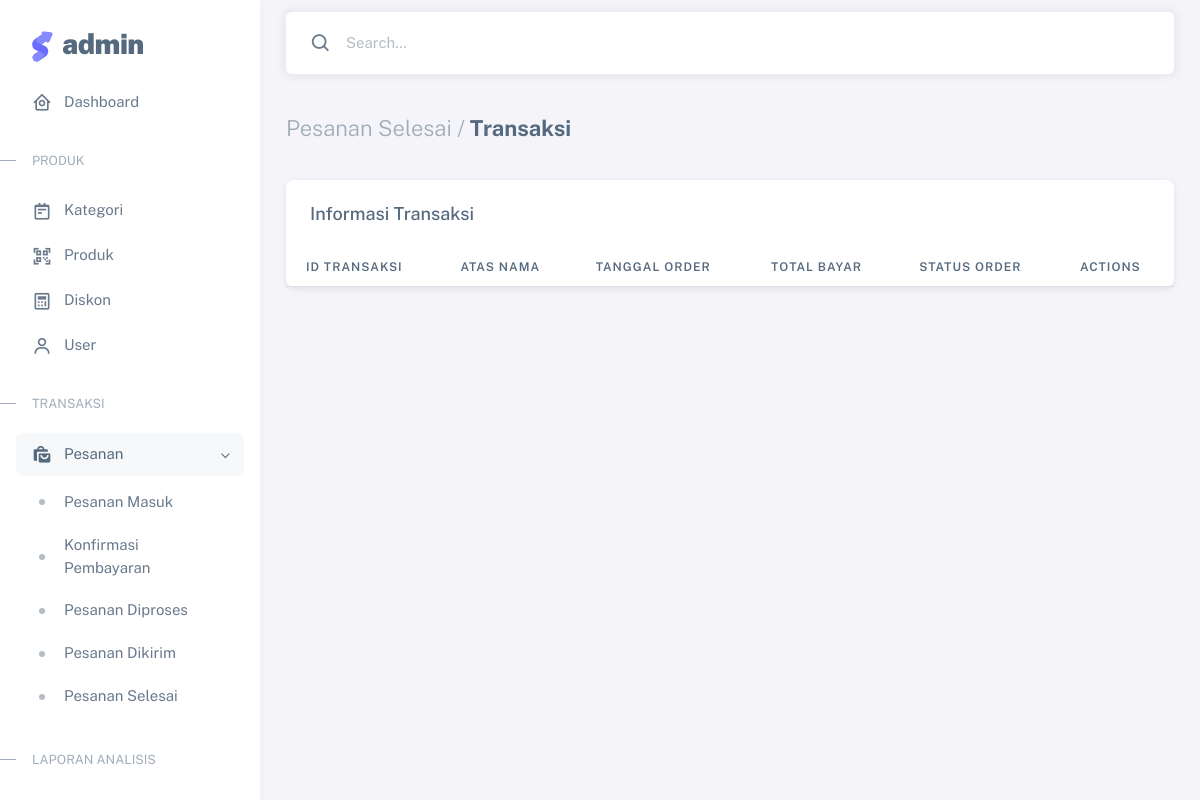
The page /Admin/cTransaksi/pesanan_selesai (signed in) on the database as committed earlier.
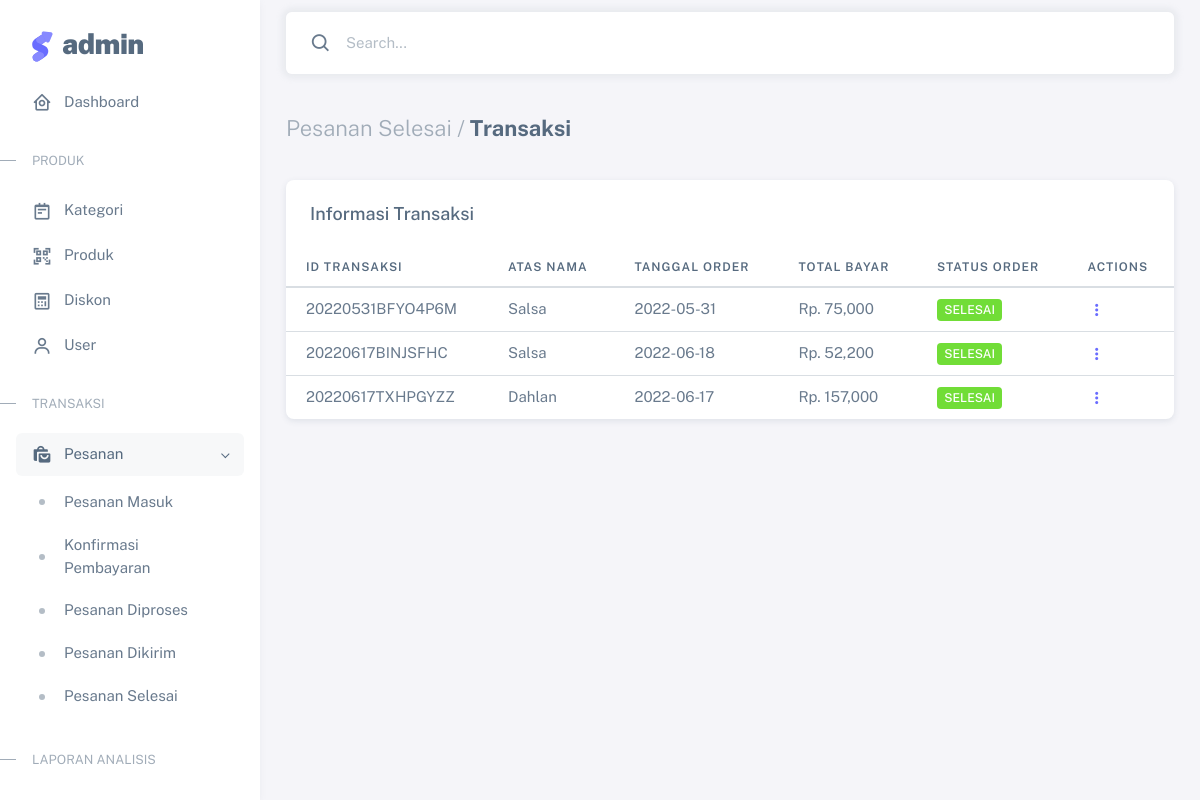
The same page on the database as committed later.
### tables this page shows
CREATE TABLE `transaksi` (
  `id_transaksi` varchar(30) NOT NULL,
  `id_pelanggan` int(11) NOT NULL,
  `tgl_transaksi` varchar(15) NOT NULL,
  `total_bayar` varchar(15) NOT NULL,
  `status_order` int(11) NOT NULL,
  `bukti_pembayaran` text NOT NULL
);

CREATE TABLE `pelanggan` (
  `id_pelanggan` int(11) NOT NULL,
  `nm_pel` varchar(125) NOT NULL,
  `alamat` text NOT NULL,
  `no_tlpon` varchar(15) NOT NULL,
  `username` varchar(125) NOT NULL,
  `password` varchar(125) NOT NULL,
  `level_member` int(11) NOT NULL,
  `point` int(11) NOT NULL
);

### application/controllers/Admin/cTransaksi.php (called while the page is built, shortened)
<?php
class cTransaksi extends CI_Controller
{
    public function __construct()
    {
        $this->load->model('Admin/mTransaksi');
    }
    public function pesanan_selesai()
    {
        $data = array(
            'transaksi' => $this->mTransaksi->transaksi()
        );
        $this->load->view('Admin/Layout/head');
        $this->load->view('Admin/Layout/aside');
        $this->load->view('Admin/Layout/navbar');
        $this->load->view('Admin/Transaksi/pesanan_selesai', $data);
        $this->load->view('Admin/Layout/footer');
    }
}

### index.php (called while the page is built, shortened)
<?php
require_once BASEPATH.'core/CodeIgniter.php';

### application/models/Admin/mTransaksi.php (called while the page is built, shortened)
<?php
class mTransaksi extends CI_Model
{
    public function transaksi()
    {
        $data['pesanan_masuk'] = $this->db->query("SELECT * FROM `transaksi` JOIN pelanggan ON transaksi.id_pelanggan = pelanggan.id_pelanggan WHERE status_order='0'")->result();
        $data['konfirmasi'] = $this->db->query("SELECT * FROM `transaksi` JOIN pelanggan ON transaksi.id_pelanggan = pelanggan.id_pelanggan WHERE status_order='1'")->result();
        $data['diproses'] = $this->db->query("SELECT * FROM `transaksi` JOIN pelanggan ON transaksi.id_pelanggan = pelanggan.id_pelanggan WHERE status_order='2'")->result();
        $data['dikirim'] = $this->db->query("SELECT * FROM `transaksi` JOIN pelanggan ON transaksi.id_pelanggan = pelanggan.id_pelanggan WHERE status_order='3'")->result();
        $data['selesai'] = $this->db->query("SELECT * FROM `transaksi` JOIN pelanggan ON transaksi.id_pelanggan = pelanggan.id_pelanggan WHERE status_order='4'")->result();
        return $data;
    }
}

### application/views/Admin/Transaksi/pesanan_selesai.php (the view, shortened to what this page needs)
<div class="content-wrapper">
    <div class="container-xxl flex-grow-1 container-p-y">
        <h4 class="fw-bold py-3 mb-4"><span class="text-muted fw-light">Pesanan Selesai /</span> Transaksi</h4>
        <div class="row">
            <div class="col-lg-12">
                <div class="card">
                    <h5 class="card-header">Informasi Transaksi</h5>
                    <div class="table-responsive text-nowrap">
                        <table id="myTable" class="table ">
                            <thead>
                                <tr>
                                    <th>Id Transaksi </th>
                                    <th>Atas Nama</th>
                                    <th>Tanggal Order</th>
                                    <th>Total Bayar</th>
                                    <th>Status Order</th>
                                    <th>Actions</th>
                                </tr>
                            </thead>
                            <tbody class="table-border-bottom-0">
                                <?php
                                foreach ($transaksi['selesai'] as $key => $value) {
                                ?>
                                    <tr>
                                        <td><?= $value->id_transaksi ?></td>
                                        <td><?= $value->nm_pel ?></td>
                                        <td><?= $value->tgl_transaksi ?></td>
                                        <td>Rp. <?= number_format($value->total_bayar)  ?></td>
                                        <td><span class="badge bg-success">Selesai</span></td>
                                        <td><a href="<?= base_url('Admin/cTransaksi/detail_pesanan/' . $value->id_transaksi) ?>"> <i class="bx bx-dots-vertical-rounded"></i></a></td>
                                    </tr>
                                <?php
                                }
                                ?>
                            </tbody>
                        </table>
                    </div>
                </div>
            </div>
        </div>
    </div>

### application/views/Admin/Layout/head.php (shortened to what this page needs)
<!DOCTYPE html>
<html
  lang="en"
  class="light-style layout-menu-fixed"
  dir="ltr"
  data-theme="theme-default"
  data-assets-path="../assets/"
  data-template="vertical-menu-template-free"
>
  <head>
    <link rel="stylesheet" href="<?= base_url('asset/sneat/') ?>assets/vendor/fonts/boxicons.css" />
    <link rel="stylesheet" href="<?= base_url('asset/sneat/') ?>assets/vendor/css/core.css" class="template-customizer-core-css" />
    <link rel="stylesheet" href="<?= base_url('asset/sneat/') ?>assets/vendor/css/theme-default.css" class="template-customizer-theme-css" />
    <link rel="stylesheet" href="<?= base_url('asset/sneat/') ?>assets/css/demo.css" />
    <link rel="stylesheet" href="<?= base_url('asset/sneat/') ?>assets/vendor/libs/perfect-scrollbar/perfect-scrollbar.css" />
    <link rel="stylesheet" href="<?= base_url('asset/sneat/') ?>assets/vendor/libs/apex-charts/apex-charts.css" />
    <link rel="stylesheet" type="text/css" href="https://cdn.datatables.net/1.12.0/css/jquery.dataTables.css">
  </head>

### application/views/Admin/Layout/aside.php (shortened to what this page needs)
<body>
    <div class="layout-wrapper layout-content-navbar">
        <div class="layout-container">
            <aside id="layout-menu" class="layout-menu menu-vertical menu bg-menu-theme">
                <div class="app-brand demo">
                    <a href="index.html" class="app-brand-link">
                        <span class="app-brand-logo demo">
                        </span>
                        <span class="app-brand-text demo menu-text fw-bolder ms-2">Admin</span>
                    </a>
                </div>
                <ul class="menu-inner py-1">
                    <li class="menu-item <?php if ($this->uri->segment(1) == 'Admin' && $this->uri->segment(2) == 'cDashboard') {
                                                echo 'active';
                                            }  ?>">
                        <a href="<?= base_url('Admin/cDashboard') ?>" class="menu-link">
                            <i class="menu-icon tf-icons bx bx-home-circle"></i>
                            <div data-i18n="Analytics">Dashboard</div>
                        </a>
                    </li>
                    <li class="menu-header small text-uppercase">
                        <span class="menu-header-text">Produk</span>
                    </li>
                    <li class="menu-item <?php if ($this->uri->segment(1) == 'Admin' && $this->uri->segment(2) == 'cKategori') {
                                                echo 'active';
                                            }  ?>">
                        <a href="<?= base_url('Admin/cKategori') ?>" class="menu-link">
                            <i class="menu-icon tf-icons bx bx-notepad"></i>
                            <div data-i18n="Basic">Kategori</div>
                        </a>
                    </li>
                    <li class="menu-item <?php if ($this->uri->segment(1) == 'Admin' && $this->uri->segment(2) == 'cProduk') {
                                                echo 'active';
                                            }  ?>">
                        <a href="<?= base_url('Admin/cProduk') ?>" class="menu-link">
                            <i class="menu-icon tf-icons bx bx-qr-scan"></i>
                            <div data-i18n="Basic">Produk</div>
                        </a>
                    </li>
                    <li class="menu-item <?php if ($this->uri->segment(1) == 'Admin' && $this->uri->segment(2) == 'cDiskon') {
                                                echo 'active';
                                            }  ?>">
                        <a href="<?= base_url('Admin/cDiskon') ?>" class="menu-link">
                            <i class="menu-icon tf-icons bx bx-calculator"></i>
                            <div data-i18n="Basic">Diskon</div>
                        </a>
                    </li>
                    <li class="menu-item <?php if ($this->uri->segment(1) == 'Admin' && $this->uri->segment(2) == 'cUser') {
                                                echo 'active';
                                            }  ?>">
                        <a href="<?= base_url('Admin/cUser') ?>" class="menu-link">
                            <i class="menu-icon tf-icons bx bx-user"></i>
                            <div data-i18n="Basic">User</div>
                        </a>
                    </li>
                    <li class="menu-header small text-uppercase"><span class="menu-header-text">Transaksi</span></li>
                    <li class="menu-item  <?php if ($this->uri->segment(1) == 'Admin' && $this->uri->segment(2) == 'cTransaksi') {
                                                echo 'open';
                                            }  ?>">
                        <a href="javascript:void(0);" class="menu-link menu-toggle ">
                            <i class='menu-icon tf-icons bx bxs-shopping-bags'></i>
                            <div data-i18n="Layouts">Pesanan</div>
                        </a>
                        <ul class="menu-sub">
                            <li class="menu-item">
                                <a href="<?= base_url('Admin/cTransaksi/pesanan_masuk') ?>" class="menu-link">
                                    <div data-i18n="Without menu">Pesanan Masuk</div>
                                </a>
                            </li>
                            <li class="menu-item">
                                <a href="<?= base_url('Admin/cTransaksi/konfirmasi_pembayaran') ?>" class="menu-link">
                                    <div data-i18n="Without navbar">Konfirmasi Pembayaran</div>
                                </a>
                            </li>
                            <li class="menu-item">
                                <a href="<?= base_url('Admin/cTransaksi/pesanan_diproses') ?>" class="menu-link">
                                    <div data-i18n="Container">Pesanan Diproses</div>
                                </a>
                            </li>
                            <li class="menu-item">
                                <a href="<?= base_url('Admin/cTransaksi/pesanan_dikirim') ?>" class="menu-link">
                                    <div data-i18n="Fluid">Pesanan Dikirim</div>
                                </a>
                            </li>
                            <li class="menu-item">
                                <a href="<?= base_url('Admin/cTransaksi/pesanan_selesai') ?>" class="menu-link">
                                    <div data-i18n="Blank">Pesanan Selesai</div>
                                </a>
                            </li>
                        </ul>
                    </li>
                    <li class="menu-header small text-uppercase"><span class="menu-header-text">Laporan Analisis</span></li>
                    <li class="menu-item <?php if ($this->uri->segment(1) == 'Admin' && $this->uri->segment(2) == 'cLaporan_transaksi') {
                                                echo 'active';
                                            }  ?>">
                        <a href="<?= base_url('Admin/cLaporan_transaksi') ?>" class="menu-link">
                        </a>
                    </li>
                </ul>
            </aside>

### application/views/Admin/Layout/navbar.php (shortened to what this page needs)
<div class="layout-page">
    <nav class="layout-navbar container-xxl navbar navbar-expand-xl navbar-detached align-items-center bg-navbar-theme" id="layout-navbar">
        <div class="navbar-nav-right d-flex align-items-center" id="navbar-collapse">
            <div class="navbar-nav align-items-center">
                <div class="nav-item d-flex align-items-center">
                    <i class="bx bx-search fs-4 lh-0"></i>
                    <input type="text" class="form-control border-0 shadow-none" placeholder="Search..." aria-label="Search..." />
                </div>
            </div>
        </div>
    </nav>

### application/views/Admin/Layout/footer.php (shortened to what this page needs)
</div>
</div>
</div>
</div>
</body>
</html>

### asset/sneat/assets/css/demo.css (style rules this page uses)
.menu .app-brand.demo { height: 64px; margin-top: 12px; }
.app-brand-logo.demo svg { width: 22px; height: 38px; }
.app-brand-text.demo { font-size: 1.75rem; letter-spacing: -0.5px; text-transform: lowercase; }

Rows that differ between the two databases and show on the page:
added transaksi: id_transaksi "20220531BFYO4P6M", id_pelanggan.nm_pel "Salsa", tgl_transaksi "2022-05-31", total_bayar "75,000"
added transaksi: id_transaksi "20220617BINJSFHC", id_pelanggan.nm_pel "Salsa", tgl_transaksi "2022-06-18", total_bayar "52,200"
added transaksi: id_transaksi "20220617TXHPGYZZ", id_pelanggan.nm_pel "Dahlan", tgl_transaksi "2022-06-17", total_bayar "157,000"
